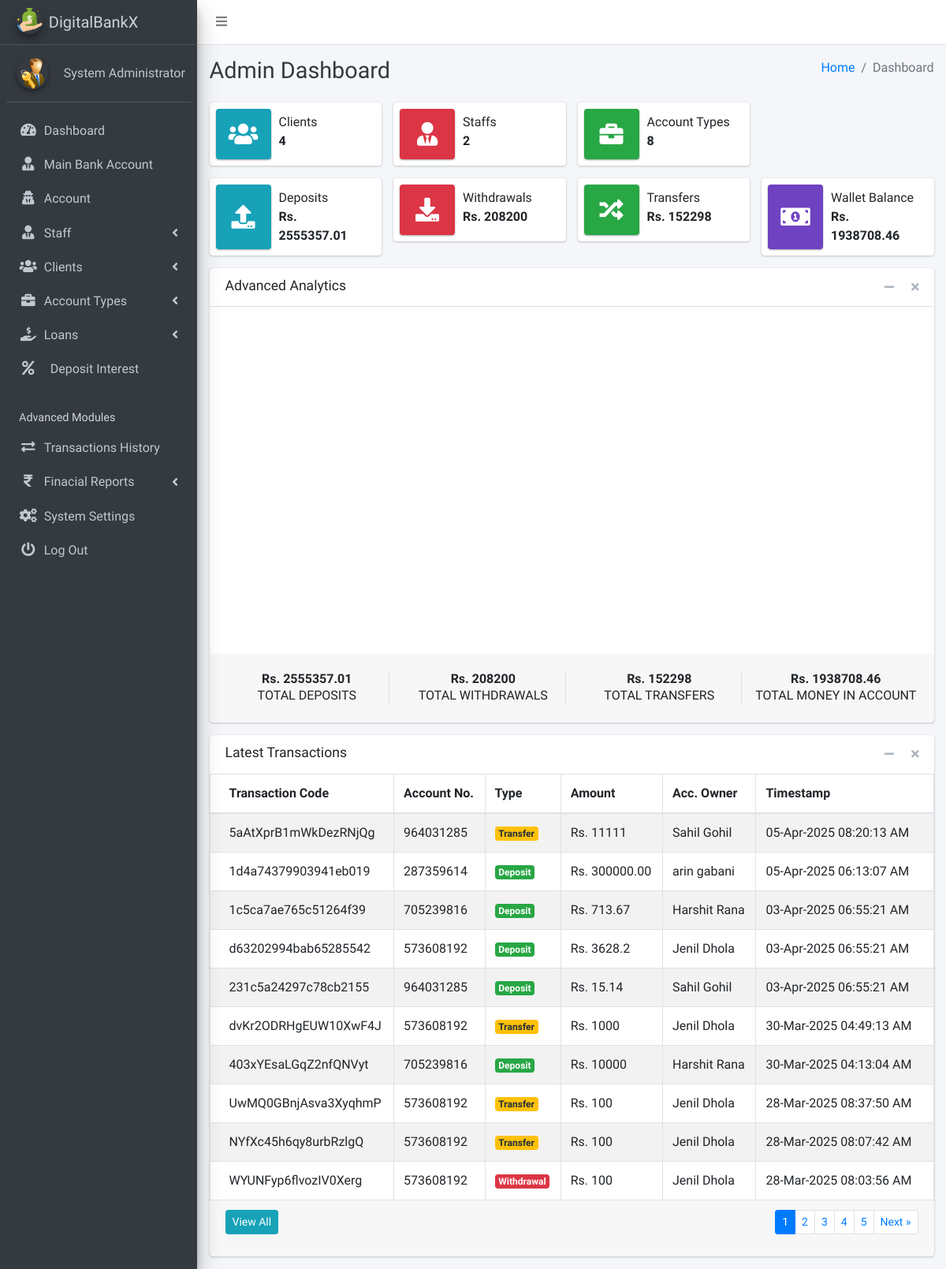
Page /admin/pages_dashboard.php (signed in) on the committed database.
### tables this page shows
CREATE TABLE `ib_systemsettings` (
  `id` int(20) NOT NULL,
  `sys_name` longtext NOT NULL,
  `sys_tagline` longtext NOT NULL,
  `sys_logo` varchar(200) NOT NULL,
  `is_active` tinyint(1) NOT NULL DEFAULT 1
);

CREATE TABLE `ib_admin` (
  `admin_id` int(11) NOT NULL,
  `name` varchar(200) NOT NULL,
  `email` varchar(200) NOT NULL,
  `number` varchar(200) NOT NULL,
  `password` varchar(200) NOT NULL,
  `profile_pic` varchar(200) NOT NULL,
  `is_active` tinyint(1) NOT NULL DEFAULT 1,
  `otp` varchar(6) DEFAULT NULL,
  `otp_expiry` datetime DEFAULT NULL
);

CREATE TABLE `ib_transactions` (
  `tr_id` int(20) NOT NULL,
  `tr_code` varchar(200) NOT NULL,
  `account_id` int(20) NOT NULL,
  `tr_type` varchar(200) NOT NULL,
  `tr_status` varchar(200) NOT NULL,
  `client_id` int(10) UNSIGNED NOT NULL,
  `transaction_amt` varchar(200) NOT NULL,
  `receiving_acc_no` varchar(200) DEFAULT NULL,
  `created_at` timestamp(6) NOT NULL DEFAULT current_timestamp(6) ON UPDATE current_timestamp(6),
  `is_active` tinyint(1) NOT NULL DEFAULT 1
);

CREATE TABLE `ib_bankaccounts` (
  `account_id` int(20) NOT NULL,
  `acc_name` varchar(200) NOT NULL,
  `account_number` varchar(200) NOT NULL,
  `acc_type_id` int(11) DEFAULT NULL,
  `acc_amount` decimal(10,2) NOT NULL,
  `client_id` int(10) UNSIGNED DEFAULT NULL,
  `created_at` timestamp(6) NOT NULL DEFAULT current_timestamp(6) ON UPDATE current_timestamp(6),
  `is_active` tinyint(1) NOT NULL DEFAULT 1
);

### admin/pages_dashboard.php (the view, shortened to what the rows shown need)
<?php
include('conf/checklogin.php');
?>
<!DOCTYPE html>
<html lang="en">
<?php include("dist/_partials/head.php"); ?>
<body class="hold-transition sidebar-mini layout-fixed layout-navbar-fixed">
  <div class="wrapper">
    <?php include("dist/_partials/sidebar.php"); ?>
    <div class="content-wrapper">
      <div class="content-header">
        <div class="container-fluid">
          <div class="row mb-2">
            <div class="col-sm-6">
              <h1 class="m-0 text-dark">Admin Dashboard</h1>
            </div>
          </div>
        </div>
      </div>
      <section class="content">
        <div class="container-fluid">
<div class="row">
  <div class="col-md-12">
    <div class="card">
      <div class="card-body p-0">
        <div class="table-responsive">
          <table class="table table-hover table-bordered table-striped m-0">
            <thead>
              <tr>
                <th>Transaction Code</th>
                <th>Account No.</th>
                <th>Type</th>
                <th>Amount</th>
                <th>Acc. Owner</th>
                <th>Timestamp</th>
              </tr>
            </thead>
            <tbody>
              <?php
              $limit = 10;
              $page = isset($_GET['page']) ? (int)$_GET['page'] : 1;
              $offset = ($page - 1) * $limit;
              $query = "SELECT
    t.*,
    b.account_number,
    at.name AS acc_type,  -- Get actual account type name
    COALESCE(b.acc_name, 'N/A') AS account_owner,
    COALESCE(c.name, 'N/A') AS client_name
FROM iB_Transactions t
LEFT JOIN ib_bankaccounts b ON t.account_id = b.account_id
LEFT JOIN ib_clients c ON t.client_id = c.client_id
LEFT JOIN ib_acc_types at ON b.acc_type_id = at.acctype_id  -- Join to get Account Type Name
ORDER BY t.created_at DESC
LIMIT ? OFFSET ?;
";
              $stmt = $mysqli->prepare($query);
              if ($stmt) {
                $stmt->bind_param("ii", $limit, $offset);
                $stmt->execute();
                $res = $stmt->get_result();
                while ($row = $res->fetch_object()) {
                  $transTstamp = $row->created_at ?? 'N/A';
                  $alertClass = "<span class='badge badge-warning'>Transfer</span>";
                  if (isset($row->tr_type)) {
                    if ($row->tr_type == 'Deposit') {
                      $alertClass = "<span class='badge badge-success'>$row->tr_type</span>";
                    } elseif ($row->tr_type == 'Withdrawal') {
                      $alertClass = "<span class='badge badge-danger'>$row->tr_type</span>";
                    }
                  }
              ?>
                  <tr>
                    <td><?php echo htmlspecialchars($row->tr_code ?? 'N/A'); ?></td>
                    <td><?php echo htmlspecialchars($row->account_number ?? 'N/A'); ?></td>
                    <td><?php echo $alertClass; ?></td>
                    <td>Rs. <?php echo htmlspecialchars($row->transaction_amt ?? '0.00'); ?></td>
                    <td><?php echo isset($row->client_name) ? htmlspecialchars($row->client_name) : 'N/A'; ?></td>
                    <td>
                      <?php echo $transTstamp !== 'N/A' ? date("d-M-Y h:i:s A", strtotime($transTstamp)) : 'N/A'; ?>
                    </td>
                  </tr>
              <?php }
              } else {
                echo "<tr><td colspan='6'>Error fetching transactions.</td></tr>";
              }
              ?>
            </tbody>
          </table>
        </div>
      </div>
    </div>
  </div>
</div>
          </div>
        </div>
    </div>
</body>
</html>

### admin/dist/_partials/sidebar.php (shortened to what the rows shown need)
<aside class="main-sidebar sidebar-dark-primary elevation-4">
    <?php
    $admin_id = $_SESSION['admin_id'];
    $query = "SELECT * FROM iB_admin WHERE admin_id = ?";
    $stmt = $mysqli->prepare($query);
    $stmt->bind_param('i', $admin_id);
    $stmt->execute();
    $res = $stmt->get_result();
    while ($row = $res->fetch_object()) {
        $profile_picture = $row->profile_pic
            ? "<img src='../admin/dist/img/$row->profile_pic' class='img-fluid rounded-circle elevation-2' alt='User Image' style='width: 40px; height: 40px; object-fit: cover;'>"
            : "<img src='../admin/dist/img/user_icon.png' class='img-fluid rounded-circle elevation-2' alt='User Image' style='width: 40px; height: 40px; object-fit: cover;'>";
        $sys_query = "SELECT * FROM iB_SystemSettings";
        $stmt = $mysqli->prepare($sys_query);
        $stmt->execute();
        $sys_res = $stmt->get_result();
        while ($sys = $sys_res->fetch_object()) {
            ?>
            <a href="pages_dashboard.php" class="brand-link text-light">
                <img src="dist/img/<?php echo $sys->sys_logo; ?>" alt="Logo" class="brand-image img-circle elevation-3">
                <span class="brand-text font-weight-light"><?php echo $sys->sys_name; ?></span>
            </a>
            <div class="sidebar">
                <div class="user-panel mt-3 pb-3 mb-3 d-flex align-items-center">
                    <div class="image"><?php echo $profile_picture; ?></div>
                    <div class="info">
                        <a href="#" class="d-block"><?php echo $row->name; ?></a>
                    </div>
                </div>
                <nav class="mt-2">
                    <ul class="nav nav-pills nav-sidebar flex-column" data-widget="treeview" role="menu">
                        <li class="nav-item">
                            <a href="pages_dashboard.php" class="nav-link">
                                <i class="nav-icon fas fa-tachometer-alt"></i>
                                <p>Dashboard</p>
                            </a>
                        </li>
   <li class="nav-item">
            <a href="pages_bank_main_account.php" class="nav-link">
              <i class="nav-icon fas fa-user-tie"></i>
              <p>Main Bank Account</p>
            </a>
          </li>
                        <li class="nav-item">
                            <a href="pages_account.php" class="nav-link">
                                <i class="nav-icon fas fa-user-secret"></i>
                                <p>Account</p>
                            </a>
                        </li>
                        <li class="nav-item has-treeview">
                            <a href="#" class="nav-link">
                                <i class="nav-icon fas fa-user-tie"></i>
                                <p>Staff <i class="fas fa-angle-left right"></i></p>
                            </a>
                        </li>
                        <li class="nav-item has-treeview">
                            <a href="#" class="nav-link">
                                <i class="nav-icon fas fa-users"></i>
                                <p>Clients <i class="fas fa-angle-left right"></i></p>
                            </a>
                        </li>
                        <li class="nav-item has-treeview">
                            <a href="#" class="nav-link">
                                <i class="nav-icon fas fa-briefcase"></i>
                                <p>Account Types <i class="fas fa-angle-left right"></i></p>
                            </a>
                        </li>
                        <li class="nav-item has-treeview">
                            <a href="#" class="nav-link">
                                <i class="nav-icon fas fa-hand-holding-usd"></i>
                                <p>
                                    Loans
                                    <i class="fas fa-angle-left right"></i>
                                </p>
                            </a>
                        </li>
                        <li class="nav-item">
                            <a href="deposit_interest.php" class="nav-link">
                                <i class="nav-icon fas fa-percent"></i>
                                <p class="ml-2">Deposit Interest</p>
                            </a>
                        </li>
                        <li class="nav-header">Advanced Modules</li>
                        <li class="nav-item">
                            <a href="pages_transactions_engine.php" class="nav-link">
                                <i class="nav-icon fas fa-exchange-alt"></i>
                                <p>Transactions History</p>
                            </a>
                        </li>
                        <li class="nav-item has-treeview">
                            <a href="#" class="nav-link">
                                <i class="nav-icon fas fas fa-rupee-sign"></i>
                                <p>
                                    Finacial Reports
                                    <i class="fas fa-angle-left right"></i>
                                </p>
                            </a>
                        </li>
                        <li class="nav-item">
                            <a href="pages_system_settings.php" class="nav-link">
                                <i class="nav-icon fas fa-cogs"></i>
                                <p>System Settings</p>
                            </a>
                        </li>
                        <li class="nav-item">
                            <a href="pages_logout.php" class="nav-link">
                                <i class="nav-icon fas fa-power-off"></i>
                                <p>Log Out</p>
                            </a>
                        </li>
                    </ul>
                </nav>
            </div>
        </aside>
    <?php }
    } ?>

### rows in the picture
ib_admin: name "System Administrator"
ib_systemsettings: sys_logo (picture), sys_name "DigitalBankX", ib_admin.profile_pic (picture)
ib_transactions: tr_code "5aAtXprB1mWkDezRNjQg", account.account_number "964031285", transaction_amt "11111", client_name "Sahil Gohil", created_at "05-Apr-2025 08:20:13 AM"
ib_transactions: tr_code "1d4a74379903941eb019", account.account_number "287359614", tr_type "Deposit", transaction_amt "300000.00", client_name "arin gabani", created_at "05-Apr-2025 06:13:07 AM"
ib_transactions: tr_code "1c5ca7ae765c51264f39", account.account_number "705239816", tr_type "Deposit", transaction_amt "713.67", client_name "Harshit Rana", created_at "03-Apr-2025 06:55:21 AM"
ib_transactions: tr_code "d63202994bab65285542", account.account_number "573608192", tr_type "Deposit", transaction_amt "3628.2", client_name "Jenil Dhola", created_at "03-Apr-2025 06:55:21 AM"
ib_transactions: tr_code "231c5a24297c78cb2155", account.account_number "964031285", tr_type "Deposit", transaction_amt "15.14", client_name "Sahil Gohil", created_at "03-Apr-2025 06:55:21 AM"
ib_transactions: tr_code "dvKr2ODRHgEUW10XwF4J", account.account_number "573608192", transaction_amt "1000", client_name "Jenil Dhola", created_at "30-Mar-2025 04:49:13 AM"
ib_transactions: tr_code "403xYEsaLGqZ2nfQNVyt", account.account_number "705239816", tr_type "Deposit", transaction_amt "10000", client_name "Harshit Rana", created_at "30-Mar-2025 04:13:04 AM"
ib_transactions: tr_code "UwMQ0GBnjAsva3XyqhmP", account.account_number "573608192", transaction_amt "100", client_name "Jenil Dhola", created_at "28-Mar-2025 08:37:50 AM"
ib_transactions: tr_code "NYfXc45h6qy8urbRzlgQ", account.account_number "573608192", transaction_amt "100", client_name "Jenil Dhola", created_at "28-Mar-2025 08:07:42 AM"
ib_transactions: tr_code "WYUNFyp6flvozIV0Xerg", account.account_number "573608192", tr_type "Withdrawal", transaction_amt "100", client_name "Jenil Dhola", created_at "28-Mar-2025 08:03:56 AM"

### other values in the picture
$iBClients "4"
$iBStaffs "2"
$iB_AccsType "8"
$iB_deposits "2555357.01"
$iB_withdrawal "208200"
$iB_Transfers "152298"
$TotalBalInAccount "1938708.46"
